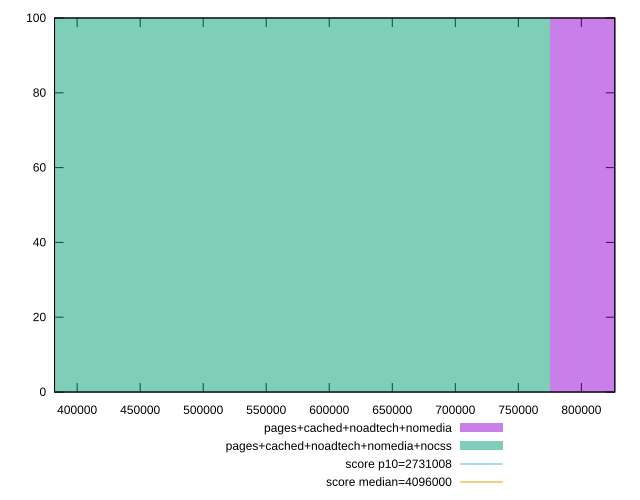

Reproduce this figure in gnuplot.
reset

$pagesCachedNoadtechNomedia <<EOF
1033232.9254188983 100
EOF

$pagesCachedNoadtechNomediaNocss <<EOF
516616.4627094492 100
EOF

set key outside below
set boxwidth 516616.4627094492
set xrange [382062:826546]
set yrange [0:100]
set trange [0:100]
set style fill transparent solid 0.5 noborder

set parametric
set terminal svg size 640, 500 enhanced background rgb 'white'
set output "report_00019_2021-02-10T18-14-37.922Z//total-byte-weight/comparison/histogram/3_vs_4.svg"

plot $pagesCachedNoadtechNomedia title "pages+cached+noadtech+nomedia" with boxes, \
     $pagesCachedNoadtechNomediaNocss title "pages+cached+noadtech+nomedia+nocss" with boxes, \
     2731008,t title "score p10=2731008", \
     4096000,t title "score median=4096000"

reset
